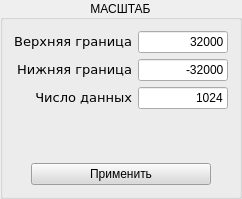
              <widget class="QGroupBox" name="gbScale">
               <property name="minimumSize">
                <size>
                 <width>200</width>
                 <height>180</height>
                </size>
               </property>
               <property name="title">
                <string>МАСШТАБ</string>
               </property>
               <property name="alignment">
                <set>Qt::AlignCenter</set>
               </property>
               <layout class="QGridLayout" name="gridLayout_9">
                <item row="0" column="0">
                 <layout class="QHBoxLayout" name="horizontalLayout_33">
                  <item>
                   <layout class="QVBoxLayout" name="verticalLayout_12">
                    <item>
                     <widget class="QLabel" name="tlTopOsc">
                      <property name="minimumSize">
                       <size>
                        <width>110</width>
                        <height>22</height>
                       </size>
                      </property>
                      <property name="font">
                       <font>
                        <family>Verdana</family>
                        <pointsize>10</pointsize>
                       </font>
                      </property>
                      <property name="focusPolicy">
                       <enum>Qt::TabFocus</enum>
                      </property>
                      <property name="text">
                       <string>Верхняя граница</string>
                      </property>
                      <property name="alignment">
                       <set>Qt::AlignRight|Qt::AlignTrailing|Qt::AlignVCenter</set>
                      </property>
                      <property name="wordWrap">
                       <bool>false</bool>
                      </property>
                     </widget>
                    </item>
                    <item>
                     <widget class="QLabel" name="tlBottomOsc">
                      <property name="minimumSize">
                       <size>
                        <width>110</width>
                        <height>0</height>
                       </size>
                      </property>
                      <property name="font">
                       <font>
                        <family>Verdana</family>
                        <pointsize>10</pointsize>
                       </font>
                      </property>
                      <property name="focusPolicy">
                       <enum>Qt::TabFocus</enum>
                      </property>
                      <property name="text">
                       <string>Нижняя граница</string>
                      </property>
                      <property name="alignment">
                       <set>Qt::AlignRight|Qt::AlignTrailing|Qt::AlignVCenter</set>
                      </property>
                      <property name="wordWrap">
                       <bool>false</bool>
                      </property>
                     </widget>
                    </item>
                    <item>
                     <widget class="QLabel" name="tlDataOsc">
                      <property name="minimumSize">
                       <size>
                        <width>110</width>
                        <height>0</height>
                       </size>
                      </property>
                      <property name="font">
                       <font>
                        <family>Verdana</family>
                        <pointsize>10</pointsize>
                       </font>
                      </property>
                      <property name="focusPolicy">
                       <enum>Qt::TabFocus</enum>
                      </property>
                      <property name="text">
                       <string>Число данных</string>
                      </property>
                      <property name="alignment">
                       <set>Qt::AlignRight|Qt::AlignTrailing|Qt::AlignVCenter</set>
                      </property>
                      <property name="wordWrap">
                       <bool>false</bool>
                      </property>
                     </widget>
                    </item>
                   </layout>
                  </item>
                  <item>
                   <layout class="QVBoxLayout" name="verticalLayout_15">
                    <item>
                     <widget class="QLineEdit" name="LineEditUp">
                      <property name="enabled">
                       <bool>true</bool>
                      </property>
                      <property name="minimumSize">
                       <size>
                        <width>90</width>
                        <height>22</height>
                       </size>
                      </property>
                      <property name="maximumSize">
                       <size>
                        <width>70</width>
                        <height>16777215</height>
                       </size>
                      </property>
                      <property name="cursor">
                       <cursorShape>IBeamCursor</cursorShape>
                      </property>
                      <property name="focusPolicy">
                       <enum>Qt::ClickFocus</enum>
                      </property>
                      <property name="text">
                       <string>32000</string>
                      </property>
                      <property name="alignment">
                       <set>Qt::AlignRight</set>
                      </property>
                     </widget>
                    </item>
                    <item>
                     <widget class="QLineEdit" name="LineEditDown">
                      <property name="enabled">
                       <bool>true</bool>
                      </property>
                      <property name="minimumSize">
                       <size>
                        <width>90</width>
                        <height>22</height>
                       </size>
                      </property>
                      <property name="maximumSize">
                       <size>
                        <width>70</width>
                        <height>16777215</height>
                       </size>
                      </property>
                      <property name="cursor">
                       <cursorShape>IBeamCursor</cursorShape>
                      </property>
                      <property name="focusPolicy">
                       <enum>Qt::ClickFocus</enum>
                      </property>
                      <property name="text">
                       <string>-32000</string>
                      </property>
                      <property name="alignment">
                       <set>Qt::AlignRight</set>
                      </property>
                     </widget>
                    </item>
                    <item>
                     <widget class="QLineEdit" name="LineEditData">
                      <property name="enabled">
                       <bool>true</bool>
                      </property>
                      <property name="minimumSize">
                       <size>
                        <width>90</width>
                        <height>22</height>
                       </size>
                      </property>
                      <property name="maximumSize">
                       <size>
                        <width>70</width>
                        <height>16777215</height>
                       </size>
                      </property>
                      <property name="cursor">
                       <cursorShape>IBeamCursor</cursorShape>
                      </property>
                      <property name="focusPolicy">
                       <enum>Qt::ClickFocus</enum>
                      </property>
                      <property name="text">
                       <string>1024</string>
                      </property>
                      <property name="alignment">
                       <set>Qt::AlignRight</set>
                      </property>
                     </widget>
                    </item>
                   </layout>
                  </item>
                 </layout>
                </item>
                <item row="1" column="0">
                 <spacer name="verticalSpacer">
                  <property name="orientation">
                   <enum>Qt::Vertical</enum>
                  </property>
                  <property name="sizeType">
                   <enum>QSizePolicy::Fixed</enum>
                  </property>
                  <property name="sizeHint" stdset="0">
                   <size>
                    <width>20</width>
                    <height>48</height>
                   </size>
                  </property>
                 </spacer>
                </item>
                <item row="2" column="0">
                 <layout class="QHBoxLayout" name="horizontalLayout_35">
                  <item>
                   <spacer name="horizontalSpacer_40">
                    <property name="orientation">
                     <enum>Qt::Horizontal</enum>
                    </property>
                    <property name="sizeHint" stdset="0">
                     <size>
                      <width>2</width>
                      <height>20</height>
                     </size>
                    </property>
                   </spacer>
                  </item>
                  <item>
                   <widget class="QPushButton" name="PushButtonAccept">
                    <property name="minimumSize">
                     <size>
                      <width>180</width>
                      <height>20</height>
                     </size>
                    </property>
                    <property name="maximumSize">
                     <size>
                      <width>220</width>
                      <height>22</height>
                     </size>
                    </property>
                    <property name="palette">
                     <palette>
                      <active>
                       <colorrole role="WindowText">
                        <brush brushstyle="SolidPattern">
                         <color alpha="255">
                          <red>0</red>
                          <green>0</green>
                          <blue>0</blue>
                         </color>
                        </brush>
                       </colorrole>
                       <colorrole role="Button">
                        <brush brushstyle="SolidPattern">
                         <color alpha="255">
                          <red>217</red>
                          <green>217</green>
                          <blue>217</blue>
                         </color>
                        </brush>
                       </colorrole>
                       <colorrole role="Light">
                        <brush brushstyle="SolidPattern">
                         <color alpha="255">
                          <red>255</red>
                          <green>255</green>
                          <blue>255</blue>
                         </color>
                        </brush>
                       </colorrole>
                       <colorrole role="Midlight">
                        <brush brushstyle="SolidPattern">
                         <color alpha="255">
                          <red>236</red>
                          <green>236</green>
                          <blue>236</blue>
                         </color>
                        </brush>
                       </colorrole>
                       <colorrole role="Dark">
                        <brush brushstyle="SolidPattern">
                         <color alpha="255">
                          <red>108</red>
                          <green>108</green>
                          <blue>108</blue>
                         </color>
                        </brush>
                       </colorrole>
                       <colorrole role="Mid">
                        <brush brushstyle="SolidPattern">
                         <color alpha="255">
                          <red>144</red>
                          <green>144</green>
                          <blue>144</blue>
                         </color>
                        </brush>
                       </colorrole>
                       <colorrole role="Text">
                        <brush brushstyle="SolidPattern">
                         <color alpha="255">
                          <red>0</red>
                          <green>0</green>
                          <blue>0</blue>
                         </color>
                        </brush>
                       </colorrole>
                       <colorrole role="BrightText">
                        <brush brushstyle="SolidPattern">
                         <color alpha="255">
                          <red>255</red>
                          <green>255</green>
                          <blue>255</blue>
                         </color>
                        </brush>
                       </colorrole>
                       <colorrole role="ButtonText">
                        <brush brushstyle="SolidPattern">
                         <color alpha="255">
                          <red>0</red>
                          <green>0</green>
                          <blue>0</blue>
                         </color>
                        </brush>
                       </colorrole>
                       <colorrole role="Base">
                        <brush brushstyle="SolidPattern">
                         <color alpha="255">
                          <red>255</red>
                          <green>255</green>
                          <blue>255</blue>
                         </color>
                        </brush>
                       </colorrole>
                       <colorrole role="Window">
                        <brush brushstyle="SolidPattern">
                         <color alpha="255">
                          <red>220</red>
                          <green>220</green>
                          <blue>220</blue>
                         </color>
                        </brush>
                       </colorrole>
                       <colorrole role="Shadow">
                        <brush brushstyle="SolidPattern">
                         <color alpha="255">
                          <red>77</red>
                          <green>77</green>
                          <blue>77</blue>
                         </color>
                        </brush>
                       </colorrole>
                       <colorrole role="Highlight">
                        <brush brushstyle="SolidPattern">
                         <color alpha="255">
                          <red>0</red>
                          <green>0</green>
                          <blue>128</blue>
                         </color>
                        </brush>
                       </colorrole>
                       <colorrole role="HighlightedText">
                        <brush brushstyle="SolidPattern">
                         <color alpha="255">
                          <red>255</red>
                          <green>255</green>
                          <blue>255</blue>
                         </color>
                        </brush>
                       </colorrole>
                       <colorrole role="Link">
                        <brush brushstyle="SolidPattern">
                         <color alpha="255">
                          <red>0</red>
                          <green>0</green>
                          <blue>0</blue>
                         </color>
                        </brush>
                       </colorrole>
                       <colorrole role="LinkVisited">
                        <brush brushstyle="SolidPattern">
                         <color alpha="255">
                          <red>0</red>
                          <green>0</green>
                          <blue>0</blue>
                         </color>
                        </brush>
                       </colorrole>
                      </active>
                      <inactive>
                       <colorrole role="WindowText">
                        <brush brushstyle="SolidPattern">
                         <color alpha="255">
                          <red>0</red>
                          <green>0</green>
                          <blue>0</blue>
                         </color>
                        </brush>
                       </colorrole>
                       <colorrole role="Button">
                        <brush brushstyle="SolidPattern">
                         <color alpha="255">
                          <red>217</red>
                          <green>217</green>
                          <blue>217</blue>
                         </color>
                        </brush>
                       </colorrole>
                       <colorrole role="Light">
                        <brush brushstyle="SolidPattern">
                         <color alpha="255">
                          <red>255</red>
                          <green>255</green>
                          <blue>255</blue>
                         </color>
                        </brush>
                       </colorrole>
                       <colorrole role="Midlight">
                        <brush brushstyle="SolidPattern">
                         <color alpha="255">
                          <red>249</red>
                          <green>249</green>
                          <blue>249</blue>
                         </color>
                        </brush>
                       </colorrole>
                       <colorrole role="Dark">
                        <brush brushstyle="SolidPattern">
                         <color alpha="255">
                          <red>108</red>
                          <green>108</green>
                          <blue>108</blue>
                         </color>
                        </brush>
                       </colorrole>
                       <colorrole role="Mid">
                        <brush brushstyle="SolidPattern">
                         <color alpha="255">
                          <red>144</red>
                          <green>144</green>
                          <blue>144</blue>
                         </color>
                        </brush>
                       </colorrole>
                       <colorrole role="Text">
                        <brush brushstyle="SolidPattern">
                         <color alpha="255">
                          <red>0</red>
                          <green>0</green>
                          <blue>0</blue>
                         </color>
                        </brush>
                       </colorrole>
                       <colorrole role="BrightText">
                        <brush brushstyle="SolidPattern">
                         <color alpha="255">
                          <red>255</red>
                          <green>255</green>
                          <blue>255</blue>
                         </color>
                        </brush>
                       </colorrole>
                       <colorrole role="ButtonText">
                        <brush brushstyle="SolidPattern">
                         <color alpha="255">
                          <red>0</red>
                          <green>0</green>
                          <blue>0</blue>
                         </color>
                        </brush>
                       </colorrole>
                       <colorrole role="Base">
                        <brush brushstyle="SolidPattern">
                         <color alpha="255">
                          <red>255</red>
                          <green>255</green>
                          <blue>255</blue>
                         </color>
                        </brush>
                       </colorrole>
                       <colorrole role="Window">
                        <brush brushstyle="SolidPattern">
                         <color alpha="255">
                          <red>220</red>
                          <green>220</green>
                          <blue>220</blue>
                         </color>
                        </brush>
                       </colorrole>
                       <colorrole role="Shadow">
                        <brush brushstyle="SolidPattern">
                         <color alpha="255">
                          <red>0</red>
                          <green>0</green>
                          <blue>0</blue>
                         </color>
                        </brush>
                       </colorrole>
                       <colorrole role="Highlight">
                        <brush brushstyle="SolidPattern">
                         <color alpha="255">
                          <red>0</red>
                          <green>0</green>
                          <blue>128</blue>
                         </color>
                        </brush>
                       </colorrole>
                       <colorrole role="HighlightedText">
                        <brush brushstyle="SolidPattern">
                         <color alpha="255">
                          <red>255</red>
                          <green>255</green>
                          <blue>255</blue>
                         </color>
                        </brush>
                       </colorrole>
                       <colorrole role="Link">
                        <brush brushstyle="SolidPattern">
                         <color alpha="255">
                          <red>0</red>
                          <green>0</green>
                          <blue>0</blue>
                         </color>
                        </brush>
                       </colorrole>
                       <colorrole role="LinkVisited">
                        <brush brushstyle="SolidPattern">
                         <color alpha="255">
                          <red>0</red>
                          <green>0</green>
                          <blue>0</blue>
                         </color>
                        </brush>
                       </colorrole>
                      </inactive>
                      <disabled>
                       <colorrole role="WindowText">
                        <brush brushstyle="SolidPattern">
                         <color alpha="255">
                          <red>128</red>
                          <green>128</green>
                          <blue>128</blue>
                         </color>
                        </brush>
                       </colorrole>
                       <colorrole role="Button">
                        <brush brushstyle="SolidPattern">
                         <color alpha="255">
                          <red>217</red>
                          <green>217</green>
                          <blue>217</blue>
                         </color>
                        </brush>
                       </colorrole>
                       <colorrole role="Light">
                        <brush brushstyle="SolidPattern">
                         <color alpha="255">
                          <red>255</red>
                          <green>255</green>
                          <blue>255</blue>
                         </color>
                        </brush>
                       </colorrole>
                       <colorrole role="Midlight">
                        <brush brushstyle="SolidPattern">
                         <color alpha="255">
                          <red>249</red>
                          <green>249</green>
                          <blue>249</blue>
                         </color>
                        </brush>
                       </colorrole>
                       <colorrole role="Dark">
                        <brush brushstyle="SolidPattern">
                         <color alpha="255">
                          <red>108</red>
                          <green>108</green>
                          <blue>108</blue>
                         </color>
                        </brush>
                       </colorrole>
                       <colorrole role="Mid">
                        <brush brushstyle="SolidPattern">
                         <color alpha="255">
                          <red>144</red>
                          <green>144</green>
                          <blue>144</blue>
                         </color>
                        </brush>
                       </colorrole>
                       <colorrole role="Text">
                        <brush brushstyle="SolidPattern">
                         <color alpha="255">
                          <red>0</red>
                          <green>0</green>
                          <blue>0</blue>
                         </color>
                        </brush>
                       </colorrole>
                       <colorrole role="BrightText">
                        <brush brushstyle="SolidPattern">
                         <color alpha="255">
                          <red>255</red>
                          <green>255</green>
                          <blue>255</blue>
                         </color>
                        </brush>
                       </colorrole>
                       <colorrole role="ButtonText">
                        <brush brushstyle="SolidPattern">
                         <color alpha="255">
                          <red>128</red>
                          <green>128</green>
                          <blue>128</blue>
                         </color>
                        </brush>
                       </colorrole>
                       <colorrole role="Base">
                        <brush brushstyle="SolidPattern">
                         <color alpha="255">
                          <red>255</red>
                          <green>255</green>
                          <blue>255</blue>
                         </color>
                        </brush>
                       </colorrole>
                       <colorrole role="Window">
                        <brush brushstyle="SolidPattern">
                         <color alpha="255">
                          <red>220</red>
                          <green>220</green>
                          <blue>220</blue>
                         </color>
                        </brush>
                       </colorrole>
                       <colorrole role="Shadow">
                        <brush brushstyle="SolidPattern">
                         <color alpha="255">
                          <red>0</red>
                          <green>0</green>
                          <blue>0</blue>
                         </color>
                        </brush>
                       </colorrole>
                       <colorrole role="Highlight">
                        <brush brushstyle="SolidPattern">
                         <color alpha="255">
                          <red>0</red>
                          <green>0</green>
                          <blue>128</blue>
                         </color>
                        </brush>
                       </colorrole>
                       <colorrole role="HighlightedText">
                        <brush brushstyle="SolidPattern">
                         <color alpha="255">
                          <red>255</red>
                          <green>255</green>
                          <blue>255</blue>
                         </color>
                        </brush>
                       </colorrole>
                       <colorrole role="Link">
                        <brush brushstyle="SolidPattern">
                         <color alpha="255">
                          <red>0</red>
                          <green>0</green>
                          <blue>0</blue>
                         </color>
                        </brush>
                       </colorrole>
                       <colorrole role="LinkVisited">
                        <brush brushstyle="SolidPattern">
                         <color alpha="255">
                          <red>0</red>
                          <green>0</green>
                          <blue>0</blue>
                         </color>
                        </brush>
                       </colorrole>
                      </disabled>
                     </palette>
                    </property>
                    <property name="focusPolicy">
                     <enum>Qt::TabFocus</enum>
                    </property>
                    <property name="text">
                     <string>Применить</string>
                    </property>
                    <property name="checkable">
                     <bool>false</bool>
                    </property>
                    <property name="checked">
                     <bool>false</bool>
                    </property>
                    <property name="flat">
                     <bool>false</bool>
                    </property>
                   </widget>
                  </item>
                  <item>
                   <spacer name="horizontalSpacer_41">
                    <property name="orientation">
                     <enum>Qt::Horizontal</enum>
                    </property>
                    <property name="sizeHint" stdset="0">
                     <size>
                      <width>2</width>
                      <height>20</height>
                     </size>
                    </property>
                   </spacer>
                  </item>
                 </layout>
                </item>
               </layout>
              </widget>
